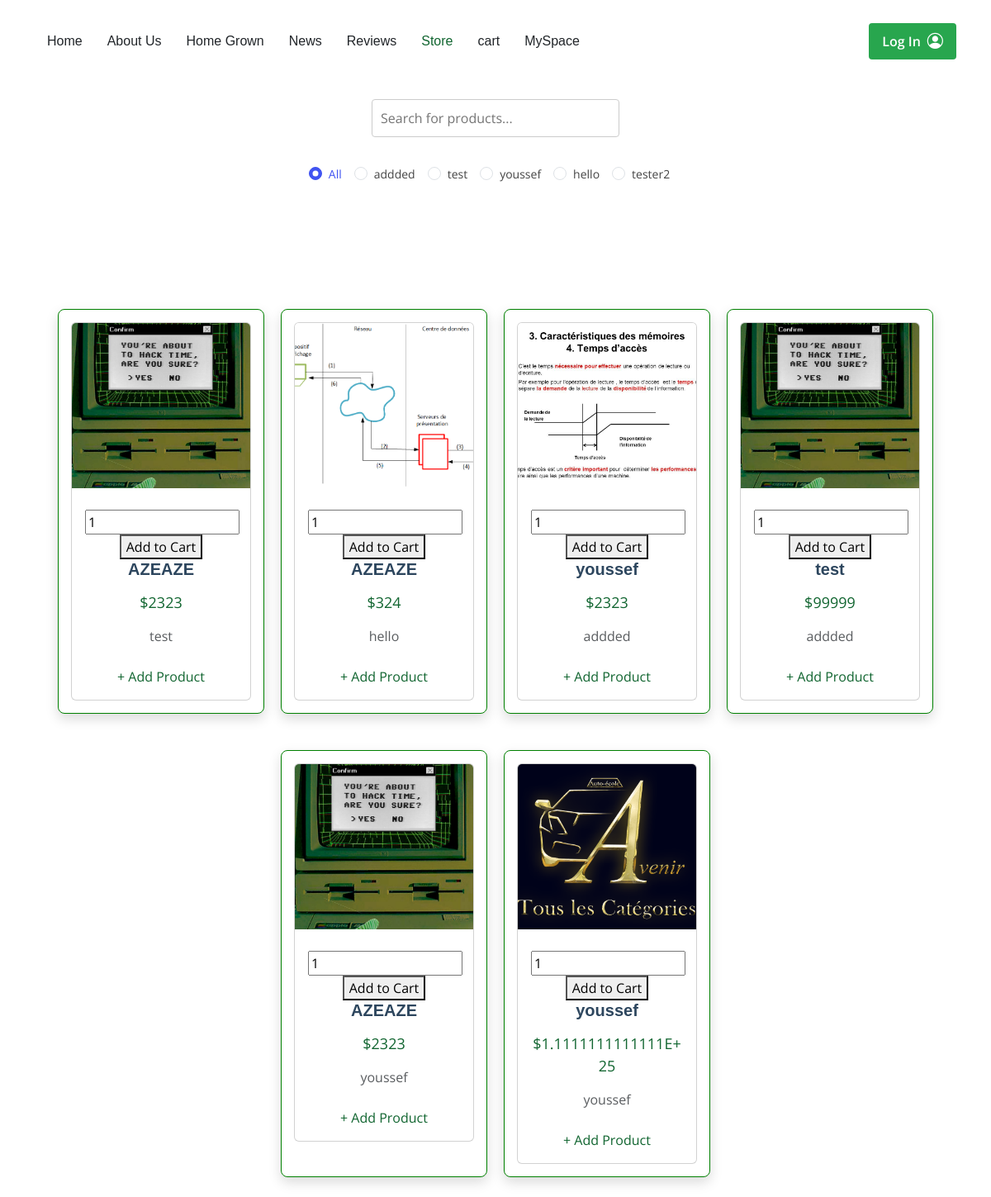
The page /view/items.php (signed in) on the database its author committed.
### tables this page shows
CREATE TABLE `category` (
  `id_category` int(11) NOT NULL,
  `titre` varchar(255) NOT NULL
);

CREATE TABLE `product` (
  `id_product` int(11) NOT NULL,
  `name` varchar(255) NOT NULL,
  `price` double NOT NULL,
  `description` varchar(255) NOT NULL,
  `image` varchar(255) NOT NULL,
  `id_cat` int(11) NOT NULL
);

### controller/ProductController.php (called while the page is built, shortened)
<?php
class ProductController
{
    public function productList1()
    {
        $sql = "SELECT p.*, c.id_category, c.titre AS category_name
                FROM product p
                JOIN category c ON p.id_cat = c.id_category";
        $db = config::getConnexion();
        try {
            $query = $db->prepare($sql);
            $query->execute();
            return $query->fetchAll();
        } catch (Exception $e) {
            die('Error: ' . $e->getMessage());
        }
    }
}
class CategoryController
{
    public function CategoryList()
    {
        $sql = "SELECT * FROM category";
        $conn = config::getConnexion();
        try {
            $liste = $conn->query($sql);
            return $liste;
        } catch (Exception $e) {
            die('Erreur: ' . $e->getMessage());
        }
    }
}

### view/items.php (the view, shortened to what this page needs)
<?php
include "../controller/ProductController.php";
$productC = new ProductController();
$list = $productC->productList1();
$categoryC = new CategoryController();
$liste = $categoryC->CategoryList();
?>
<!DOCTYPE html>
<html lang="en">
<head>
  <link href="../public/assets/vendor/bootstrap/css/bootstrap.min.css" rel="stylesheet">
  <link href="../public/assets/vendor/bootstrap-icons/bootstrap-icons.css" rel="stylesheet">
  <link href="../public/assets/css/main.css" rel="stylesheet">
</head>
<body>
<header id="header" class="header d-flex align-items-center position-relative">
  <div class="container-fluid container-xl position-relative d-flex align-items-center justify-content-between">
    <nav id="navmenu" class="navmenu">
      <ul>
        <li><a href="home.html" >Home</a></li>
        <li><a href="#about">About Us</a></li>
        <li><a href="services.html">Home Grown</a></li>
        <li><a href="testimonials.html">News</a></li>
        <li><a href="blog.html">Reviews</a></li>
        <li class="dropdown"><a class="active" href="items.php"><span>Store</span></a></li>
        <li><a href="front\panier.php">cart</a></li>
        <li><a href="dashboard.php">MySpace</a></li>
      </ul>
    </nav>
    <div class="login-container">
      <a href="#loginModal" class="login-button">
        <span>Log In</span>
        <i class="bi bi-person-circle"></i>
      </a>
    </div>
  </div>
</header>
<main class="main">
  <div class="search-bar ">
    <input type="text" id="myInput" placeholder="Search for products..." >
  </div>
  <div class="category-filters mb-4">
    <div class="form-check form-check-inline">
      <input
        class="form-check-input category-filter"
        type="radio"
        name="categoryFilter"
        id="category-all"
        value="all"
        checked>
      <label class="form-check-label" for="category-all">All</label>
    </div>
    <?php if (!empty($liste)) {
      foreach ($liste as $category) {
          $categoryId = isset($category['id_category']) ? $category['id_category'] : '';
          $categoryTitle = isset($category['titre']) ? $category['titre'] : 'Unnamed Category';
    ?>
    <div class="form-check form-check-inline">
      <input
        class="form-check-input category-filter"
        type="radio"
        name="categoryFilter"
        id="category-<?= htmlspecialchars($categoryId); ?>"
        value="<?= htmlspecialchars($categoryId); ?>">
      <label class="form-check-label" for="category-<?= htmlspecialchars($categoryId); ?>">
        <?= htmlspecialchars($categoryTitle); ?>
      </label>
    </div>
    <?php } } else { ?>
      <p>No categories available.</p>
    <?php } ?>
  </div>
  <div class="product-grid row" id="myTable">
  <?php foreach ($list as $product) {
    $productImage = isset($product['image']) ? htmlspecialchars($product['image']) : 'default.jpg';
    $productName = isset($product['name']) ? htmlspecialchars($product['name']) : 'Unnamed Product';
    $productPrice = isset($product['price']) ? htmlspecialchars($product['price']) : '0.00';
    $productCategory = isset($product['category_name']) ? htmlspecialchars($product['category_name']) : 'Uncategorized';
    $productCategoryId = isset($product['id_category']) ? htmlspecialchars($product['id_category']) : '0';
?>
<div class="product-item col-md-4 mb-4" data-category-id="<?= $productCategoryId; ?>">
    <div class="card">
        <img src="../uploads/<?= $productImage; ?>" class="card-img-top" alt="<?= $productName; ?>">
        <div class="card-body">
        <form method="POST" action="../controller/panierController.php">
                        <input type="number" name="quantity" min="1" value="1">
                        <button type="submit" name="add_to_cart">Add to Cart</button>
                    </form>
            <h5 class="product-name card-title"><?= $productName; ?></h5>
            <p class="product-price card-text">$<?= $productPrice; ?></p>
            <p class="product-category text-muted"><?= $productCategory; ?></p>
            <a href="front/panier.php">+ Add Product</a>
        </div>
    </div>
</div>
<?php } ?>
  </div>
</main>
</body>
</html>

### public/assets/css/main.css (style rules this page uses)
:root { --default-font: "Open Sans", system-ui, -apple-system, "Segoe UI", Roboto, "Helvetica Neue", Arial, "Noto Sans", "Liberation Sans", sans-serif, "Apple Color Emoji", "Segoe UI Emoji", "Segoe UI Symbol", "Noto Color Emoji"; --heading-font: "Marcellus", sans-serif; --nav-font: "Marcellus", sans-serif; }
:root { --background-color: #ffffff; --default-color: #212529; --heading-color: #2d465e; --accent-color: #116530; --surface-color: #ffffff; --contrast-color: #ffffff; }
:root { --nav-color: #212529; --nav-hover-color: #116530; --nav-mobile-background-color: #ffffff; --nav-dropdown-background-color: #ffffff; --nav-dropdown-color: #212529; --nav-dropdown-hover-color: #116530; }
:root { scroll-behavior: smooth; }
body { color: var(--default-color); background-color: var(--background-color); font-family: var(--default-font); }
a { color: var(--accent-color); text-decoration: none; transition: 0.3s; }
h1, h2, h3, h4, h5, h6 { color: var(--heading-color); font-family: var(--heading-font); }
.login-container { margin-left: auto; display: flex; align-items: center; }
.login-button { display: flex; align-items: center; padding: 8px 16px; background-color: #28a64e; color: #fff; text-decoration: none; border-radius: 4px; font-weight: 600; transition: background-color 0.3s ease; }
.login-button i { margin-left: 8px; font-size: 1.2em; }
.header { color: var(--default-color); background-color: var(--background-color); padding: 20px 0; transition: all 0.5s; z-index: 997; }
@media (min-width: 1200px) { .navmenu { padding: 0; } }
@media (min-width: 1200px) { .navmenu ul { margin: 0; padding: 0; display: flex; list-style: none; align-items: center; } }
@media (min-width: 1200px) { .navmenu li { position: relative; } }
@media (min-width: 1200px) { .navmenu a, .navmenu a:focus { color: var(--nav-color); padding: 18px 15px; font-size: 16px; font-family: var(--nav-font); font-weight: 400; display: flex; align-items: center; justify-content: space-between; white-space: nowrap; transition: 0.3s; } }
@media (min-width: 1200px) { .navmenu li:last-child a { padding-right: 0; } }
@media (min-width: 1200px) { .navmenu li:hover>a, .navmenu .active, .navmenu .active:focus { color: var(--nav-hover-color); } }
.product-grid { margin-top: 150px; display: grid; grid-template-columns: repeat(auto-fill, minmax(300px, 1fr)); gap: 25px; }
.product-item { background-color: #fff; padding: 20px; border-radius: 10px; box-shadow: 0 6px 15px rgba(0, 0, 0, 0.15); transition: transform 0.3s ease, box-shadow 0.3s ease; }
.product-name { font-size: 20px; font-weight: bold; color: #2d465e; margin-bottom: 15px; }
.product-price { font-size: 18px; color: #116530; margin-bottom: 15px; }
.product-category { font-size: 16px; color: #888; margin-bottom: 25px; }
.product-grid { display: flex; flex-wrap: wrap; gap: 20px; justify-content: center; }
.product-item { border: 1px solid green; padding: 15px; text-align: center; width: 250px; border-radius: 8px; background: #fff; }
.product-item img { width: 100%; height: 200px; object-fit: cover; margin-bottom: 10px; }
.search-bar { margin: 20px auto; text-align: center; }
.search-bar input { width: 300px; padding: 10px; border: 1px solid #ccc; border-radius: 4px; }

### view/items.php (style rules this page uses)
.category-filters { display: flex; justify-content: center; align-items: center; flex-wrap: wrap; margin: 2rem 0; }
.form-check-inline { margin-right: 15px; }
.form-check-label { font-family: 'Open Sans', sans-serif; font-size: 14px; color: #444444; cursor: pointer; }
.form-check-input { margin-right: 8px; cursor: pointer; }
.form-check-input:checked { background-color: #4154f1; border-color: #4154f1; }
.form-check-input:checked + .form-check-label { color: #4154f1; }

### rows shown on the page
category: titre "addded"
category: titre "test"
category: titre "youssef"
category: titre "hello"
category: titre "tester2"
product: image (picture), name "AZEAZE", price "2323", id_cat.titre "test"
product: image (picture), name "AZEAZE", price "324", id_cat.titre "hello"
product: image (picture), name "youssef", price "2323", id_cat.titre "addded"
product: image+name (picture), name "test", price "99999", id_cat.titre "addded"
product: image (picture), name "AZEAZE", price "2323", id_cat.titre "youssef"
product: image (picture), name "youssef", price "1.1111111111111E+25", id_cat.titre "youssef"
